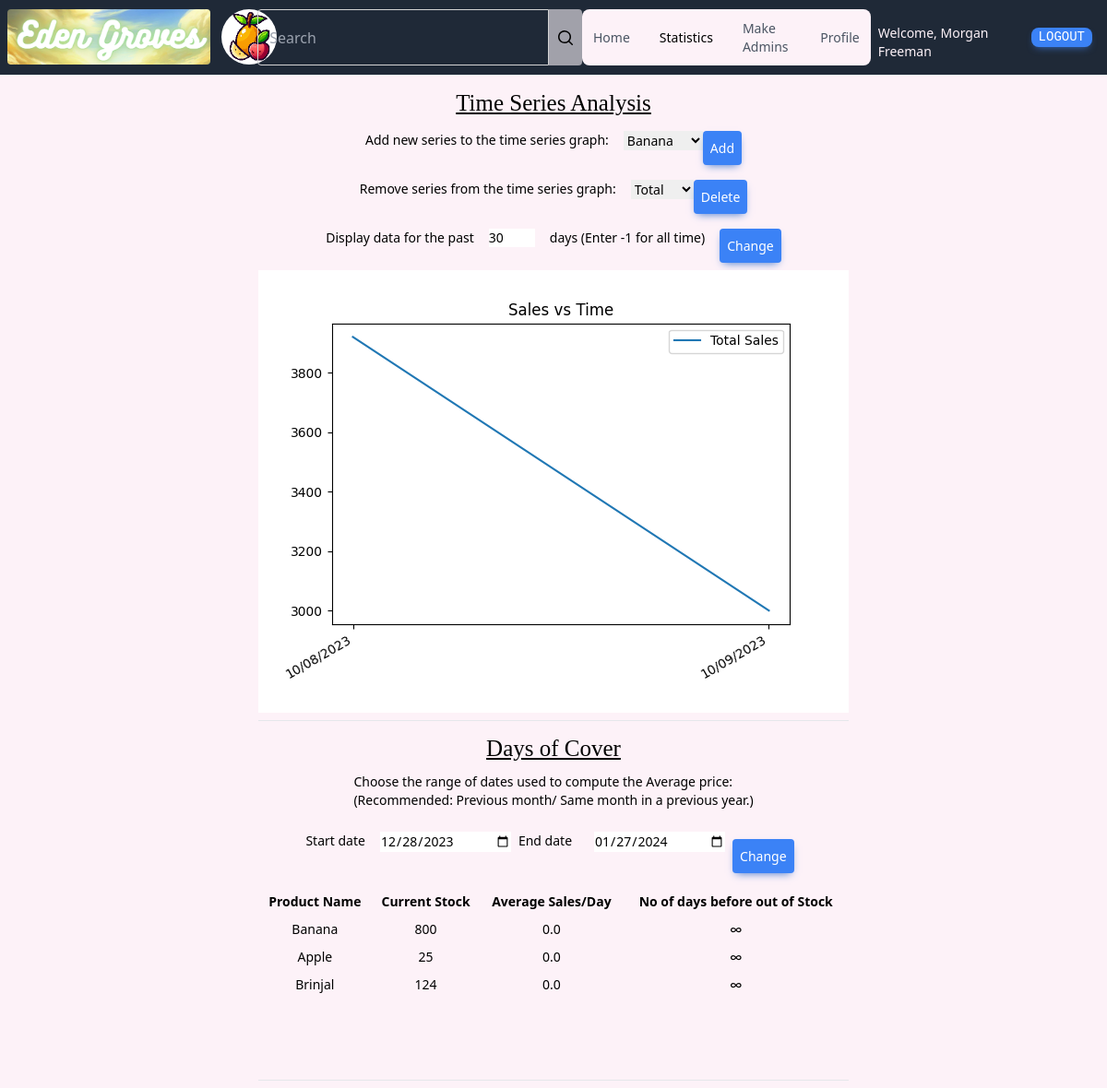
The page /statistics (signed in) on the database its author committed.
### application/model/models.py (models this page shows, shortened)
class User(db.Model):
    __tablename__ = "user"
    user_id = db.Column(db.Integer, primary_key=True, autoincrement=True)  # TODO: What if it overflows?
    user_name = db.Column(db.String(50), unique=True, nullable=False)
    user_password = db.Column(db.BINARY(32), nullable=False)
    password_salt = db.Column(db.String(16), nullable=False)
    user_email = db.Column(db.String(256), unique=True, nullable=False)  # TODO: Send an email confirmation?
    user_type = db.Column(db.String(10), nullable=False)
    cart = db.relationship('Cart', back_populates='user')
    orders = db.relationship('Order', back_populates='user')

class Product(db.Model):
    __tablename__ = "product"
    product_id = db.Column(db.Integer, primary_key=True, autoincrement=True)
    product_name = db.Column(db.String(50), unique=True, nullable=False)
    product_price = db.Column(db.Float, nullable=False)
    product_unit = db.Column(db.String(10), nullable=False)
    product_stock = db.Column(db.Integer, nullable=False)
    product_image = db.Column(db.VARBINARY(256), nullable=False)
    product_rating = db.Column(db.Float, nullable=False)
    category_id = db.Column(db.Integer, db.ForeignKey('category.category_id'), nullable=False)
    category = db.relationship('Category', back_populates='products')
    orders = db.relationship('Order', back_populates='product')
    product_search = db.relationship('ProductSearch', back_populates='product')

### application/controller/misc/helper_functions.py (the view)
    def wrapper(*args, **kwargs):
        user = session_user()
        if user is None:
            return redirect('/login?not_logged_in=True')
        elif user.user_type == 'Admin' or user.user_type == 'God':
            return func(*args, **kwargs)
        else:
            abort(404, description="Resource not found")

### application/controller/admin/admin_dash.py
    class DelForm(FlaskForm):
        products = SelectField('Remove series from the time series graph:', choices=requested, validators=[DataRequired()])
        submit = SubmitField('Delete')

    class NewForm(FlaskForm):
        choices = ["Total"]
        for i in allprods:
            choices.append(i.product_name)
        for i in requested:
            try:
                choices.remove(i)
            except ValueError:
                pass
        products = SelectField('Add new series to the time series graph:', choices=choices, validators=[DataRequired()])
        submit = SubmitField('Add')

### application/controller/admin/admin_dash.py (called while the page is built)
def stringify(x):
    if len(x) == 0:
        return ''
    strx = ''
    for i in x[:-1]:
        strx += i + ','
    strx += x[-1]
    return strx

### application/controller/misc/helper_functions.py (called while the page is built)
def session_user():
    try:
        if session['user']:
            return db.session.query(User).filter(User.user_id == session['user']).first()
    except KeyError:
        return None

def only_admins(func):
    def wrapper(*args, **kwargs):
        user = session_user()
        if user is None:
            return redirect('/login?not_logged_in=True')
        elif user.user_type == 'Admin' or user.user_type == 'God':
            return func(*args, **kwargs)
        else:
            abort(404, description="Resource not found")
    wrapper.__name__ = func.__name__
    return wrapper

### application/view/templates/admin/stats.html (shortened to what this page needs)
{% extends "common/navbar.html" %}
{% from "common/helper_scripts.html" import coolbluebutton,current,other, rectbutton, render_field %}
{% block references %}
    <a href="/" class="{{ other() }}"> Home </a>
    <a class="{{ current()}}" aria-current="page"> Statistics </a>
    {% if (user.user_type == 'God') %}
            <a href="/make_admins" class="{{ other() }}">Make Admins</a>
    {% endif %}
    <a href="/profile" class="{{ other() }}"> Profile </a>
{% endblock %}
{% block content %}
    <h1 class="pt-3" style="font-family: 'Arvo',serif;font-size: 25px;">Time Series Analysis</h1>
    <div class="flex flex-row justify-evenly pt-3">
    <form id="new" class="flex flex-row justify-center content-center" method="post" action="/statistics?requested={{ requested|string }}&window={{ window }}&start={{start}}&end={{ end }}">
        {{ newform.products.label(class="mx-2 my-2") }}
        {{ render_field(newform.products, class="mx-2 my-2") }}
        <button class="{{ rectbutton() }} bg-blue-500 hover:bg-blue-600">
            {{ newform.submit(class="cursor-pointer") }}
        </button>
    </form>
    </div>
    <div class="flex flex-row justify-evenly">
    <form id="remove" class="flex flex-row justify-center content-center" method="post" action="/statistics?requested={{ requested|string }}&window={{ window }}&start={{start}}&end={{ end }}">
        {{ delform.products.label(class="mx-2 my-2") }}
        {{ render_field(delform.products, class="mx-2 my-2" ) }}
        <button class="{{ rectbutton() }} bg-blue-500 hover:bg-blue-600">
            {{ delform.submit(class="cursor-pointer") }}
        </button>
    </form>
    </div>
    <div class="flex flex-row justify-evenly">
    <form id="window" class="flex flex-row justify-center content-center" method="post" action="/statistics?requested={{ requested|string }}&window={{ window }}&start={{start}}&end={{ end }}">
        {{ winform.window.label(class="mx-2 my-2") }}
        {{ render_field(winform.window, class="mx-2 my-2", style="width:50px", value=window) }} <p class="mx-2 my-2"> days (Enter -1 for all time)</p>
        <button class="{{ rectbutton() }} bg-blue-500 hover:bg-blue-600">
            {{ winform.submit(class="cursor-pointer") }}
        </button>
    </form>
    </div>
    <img alt="time-series-sales" src="../../static/plot.png">
    <hr class="my-2">
    <h1 style="font-family: 'Arvo',serif;font-size: 25px;" class="pt-3">Days of Cover</h1>
    <p class="flex justify-center py-2 my-2">
        Choose the range of dates used to compute the Average price: <br>
        (Recommended: Previous month/ Same month in a previous year.)
    </p>
    <div class="flex flex-row justify-evenly">
    <form id="coverdays" class="flex flex-row justify-center content-center" method="post" action="/statistics?requested={{ requested|string }}&window={{ window }}&start={{start}}&end={{ end }}">
        {{ coverdays.start.label(class="mx-2 my-2") }}
        {{ render_field(coverdays.start, class="mx-2 my-2", value=start) }} <p class="mx-2 my-2">
        {{ coverdays.end.label(class="mx-2 my-2") }}
        {{ render_field(coverdays.end, class="mx-2 my-2", value=end) }} <p class="mx-2 my-2">
        <button class="{{ rectbutton() }} bg-blue-500 hover:bg-blue-600">
            {{ coverdays.submit(class="cursor-pointer") }}
        </button>
    </form>
    </div>
    <table style="margin-bottom:80px">
        <tr>
            <th> Product Name </th>
            <th> Current Stock </th>
            <th> Average Sales/Day </th>
            <th> No of days before out of Stock
        {% for data in tabledata %}
            <tr>
                <td> {{ data[0] }}</td>
                <td> {{ data[1] }}</td>
                <td> {{ data[2] }}</td>
                {% if data[3] == -1 %}
                    <td> ∞ </td>
                {% elif data[3] < 7 %}
                    <td class="text-rose-500"> {{ data[3] }} </td>
                {% else %}
                    <td> {{ data[3] }}</td>
                {% endif %}
            </tr>
        {% endfor %}
    </table>
    <hr class="my-2">
{% endblock %}

### application/view/templates/common/navbar.html (shortened to what this page needs)
{% from "common/helper_scripts.html" import coolbluebutton,current,other %}
<!DOCTYPE html>
<html lang="en">
<head>
    <link href="{{ url_for('static', filename='output.css') }}" rel="stylesheet">
</head>
<body class="grid place-content-center bg-pink-50 text-sm">
<div style="margin-bottom: 70px">Stay outta the bar!</div>
<nav class="px-2 py-2.5 fixed w-full bg-gray-800 border-b border-gray-200">
    <div class="flex justify-between">
        <div class="flex flex-row">
            <img src="../../static/sitename.png" class="rounded mr-3" alt="site name" style="height:60px">
            <img style="width: 60px;height: 60px" class="rounded-full mr-3" src="../../static/logo.png"
                 alt="Website Logo">
        </div>
        <form action="/search" class="flex w-4/12">
            <input
                    name="q"
                    type="search"
                    class="w-full text-white rounded-l bg-transparent border border-solid border-neutral-300 px-3 py-1.5 text-base font-normal outline-none focus:border-primary focus:shadow-te-primary"
                    placeholder="Search"
                    aria-label="Search"
                    aria-describedby="search-button"/>
            <button type="submit"
                    class="rounded-r bg-zinc-400 px-2 py-2.5 leading-tight transition ease-out delay-50 hover:-translate-y-0.5 hover:scale-110 hover:bg-primary-700 hover:shadow-lg focus:bg-primary-700 focus:shadow-lg"
                    type="button"
                    id="search-button">
                <svg
                        xmlns="http://www.w3.org/2000/svg"
                        viewBox="0 0 20 20"
                        fill="currentColor"
                        class="h-5 w-5">
                    <path
                            fill-rule="evenodd"
                            d="M9 3.5a5.5 5.5 0 100 11 5.5 5.5 0 000-11zM2 9a7 7 0 1112.452 4.391l3.328 3.329a.75.75 0 11-1.06 1.06l-3.329-3.328A7 7 0 012 9z"
                            clip-rule="evenodd"></path>
                </svg>
            </button>
        </form>
        <div class="flex">
            <div class="flex content-center items-center px-3 w-full md:w-auto  mt-4 border border-gray-100 rounded-lg bg-gray-50 md:space-x-8 md:mt-0 md:text-sm md:font-medium md:border-0 md:bg-pink-50"
                 id="navbar-sticky">
                {% block references %}{% endblock %}
            </div>
            <div class="content-end flex">
                {% if not user %}
                    <a class="mx-2 px-2 my-5 {{ coolbluebutton() }}" href="/login">Login</a>
                {% else %}
                    <p class="mx-2 mt-4 text-pink-50">Welcome, {{ user.user_name }}</p>
                    <a class="mx-2 px-2 my-5 {{ coolbluebutton() }}" href="/logout">Logout</a>
                {% endif %}
            </div>
        </div>
    </div>
</nav>
{% block content %}
{% endblock %}
</body>
</html>

### application/view/templates/common/helper_scripts.html (shortened to what this page needs)
{% macro render_field(field) %}
    <dd>{{ field(style="width: 100%", class="mb-3 px-2 rounded border border-black  bg-transparent outline-none focus:placeholder:opacity-0 data-[te-input-state-active]:placeholder:opacity-100 ", **kwargs)|safe }}
    </dd>
{% endmacro %}
{% macro rectbutton() %}
    my-2 mx-2 px-2 py-2 text-white inline-block rounded
    text-sm font-medium leading-normal shadow-[0_4px_9px_-4px_#3b71ca]
    transition ease-out delay-50
    hover:-translate-y-0.5
    hover:scale-110
    hover:shadow-[0_8px_9px_-4px_rgba(59,113,202,0.3),0_4px_18px_0_rgba(59,113,202,0.2)]
{% endmacro %}
{% macro coolbluebutton() %}
    {{ coolbutton() }} bg-blue-500 hover:bg-blue-600
{% endmacro %}
{% macro current() %}
    block py-2 pl-3 pr-4 text-black md:bg-transparent md:p-0
{% endmacro %}
{% macro other() %}
    block py-2 pl-3 pr-4 text-gray-600 md:bg-transparent md:hover:text-blue-700 md:p-0 transition ease-out delay-50
    hover:-translate-y-0.5 hover:scale-110
{% endmacro %}
{% macro coolbutton() %}
    button text-white inline-block rounded-lg  text-sm font-mono text-center align-middle uppercase
    leading-normal shadow-[0_4px_9px_-4px_#3b71ca] transition ease-out delay-50 hover:-translate-y-0.5 hover:scale-110
    hover:shadow-[0_8px_9px_-4px_rgba(59,113,202,0.3),0_4px_18px_0_rgba(59,113,202,0.2)]
{% endmacro %}

### application/view/templates/admin/stats.html (style rules this page uses)
th, td { padding: 5px; text-align: center; }
h1 { text-align: center; text-decoration: underline; }

### rows shown on the page
User: user_name "Morgan Freeman"
Product: product_name "Banana", product_stock "800", product_rating "0.0"
Product: product_name "Apple", product_stock "25", product_rating "0.0"
Product: product_name "Brinjal", product_stock "124", product_rating "0.0"

### other values the page prints
{{ newform.products.label(class="mx-2 my-2") }} "Add new series to the time series graph:"
{{ delform.products.label(class="mx-2 my-2") }} "Remove series from the time series graph:"
{{ winform.window.label(class="mx-2 my-2") }} "Display data for the past"
{{ coverdays.start.label(class="mx-2 my-2") }} "Start date"
{{ coverdays.end.label(class="mx-2 my-2") }} "End date"
